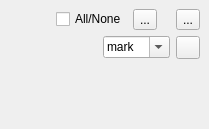
<?xml version="1.0" encoding="UTF-8"?>
<ui version="4.0">
 <class>SensorWidget</class>
 <widget class="QDockWidget" name="SensorWidget">
  <property name="geometry">
   <rect>
    <x>0</x>
    <y>0</y>
    <width>209</width>
    <height>129</height>
   </rect>
  </property>
  <property name="windowTitle">
   <string>Sensor System</string>
  </property>
  <widget class="QWidget" name="dockWidgetContents">
   <layout class="QHBoxLayout" name="horizontalLayout_2">
    <item>
     <spacer name="horizontalSpacer_4">
      <property name="orientation">
       <enum>Qt::Horizontal</enum>
      </property>
      <property name="sizeHint" stdset="0">
       <size>
        <width>40</width>
        <height>20</height>
       </size>
      </property>
     </spacer>
    </item>
    <item>
     <spacer name="horizontalSpacer_3">
      <property name="orientation">
       <enum>Qt::Horizontal</enum>
      </property>
      <property name="sizeHint" stdset="0">
       <size>
        <width>40</width>
        <height>20</height>
       </size>
      </property>
     </spacer>
    </item>
    <item>
     <layout class="QVBoxLayout" name="verticalLayout">
      <item>
       <layout class="QVBoxLayout" name="elementLayout"/>
      </item>
      <item>
       <layout class="QHBoxLayout" name="horizontalLayout">
        <property name="leftMargin">
         <number>20</number>
        </property>
        <item>
         <widget class="QCheckBox" name="allNoneBox">
          <property name="text">
           <string>All/None</string>
          </property>
          <property name="tristate">
           <bool>true</bool>
          </property>
         </widget>
        </item>
        <item>
         <widget class="QToolButton" name="exportTrace">
          <property name="toolTip">
           <string>Export selected items</string>
          </property>
          <property name="text">
           <string>...</string>
          </property>
          <property name="icon">
           <iconset resource="../images/images.qrc">
            <normaloff>:/SensorSystemGui/export.png</normaloff>:/SensorSystemGui/export.png</iconset>
          </property>
         </widget>
        </item>
        <item>
         <spacer name="horizontalSpacer_2">
          <property name="orientation">
           <enum>Qt::Horizontal</enum>
          </property>
          <property name="sizeType">
           <enum>QSizePolicy::Expanding</enum>
          </property>
          <property name="sizeHint" stdset="0">
           <size>
            <width>40</width>
            <height>20</height>
           </size>
          </property>
         </spacer>
        </item>
        <item>
         <widget class="QToolButton" name="toolButton">
          <property name="toolTip">
           <string>Add a sensor to the trace</string>
          </property>
          <property name="text">
           <string>...</string>
          </property>
          <property name="icon">
           <iconset resource="../images/images.qrc">
            <normaloff>:/SensorSystemGui/add.png</normaloff>:/SensorSystemGui/add.png</iconset>
          </property>
         </widget>
        </item>
       </layout>
      </item>
      <item>
       <layout class="QHBoxLayout" name="horizontalLayout_3">
        <item>
         <spacer name="horizontalSpacer">
          <property name="orientation">
           <enum>Qt::Horizontal</enum>
          </property>
          <property name="sizeType">
           <enum>QSizePolicy::Expanding</enum>
          </property>
          <property name="sizeHint" stdset="0">
           <size>
            <width>40</width>
            <height>20</height>
           </size>
          </property>
         </spacer>
        </item>
        <item>
         <widget class="QComboBox" name="markerValue">
          <property name="sizePolicy">
           <sizepolicy hsizetype="Expanding" vsizetype="Fixed">
            <horstretch>0</horstretch>
            <verstretch>0</verstretch>
           </sizepolicy>
          </property>
          <property name="editable">
           <bool>true</bool>
          </property>
          <item>
           <property name="text">
            <string>mark</string>
           </property>
          </item>
          <item>
           <property name="text">
            <string>start</string>
           </property>
          </item>
          <item>
           <property name="text">
            <string>stop</string>
           </property>
          </item>
         </widget>
        </item>
        <item>
         <widget class="QToolButton" name="addMarker">
          <property name="toolTip">
           <string>Add a marker with the current time to the sensor trace</string>
          </property>
          <property name="text">
           <string/>
          </property>
          <property name="icon">
           <iconset resource="../images/images.qrc">
            <normaloff>:/SensorSystemGui/page_edit.png</normaloff>:/SensorSystemGui/page_edit.png</iconset>
          </property>
         </widget>
        </item>
       </layout>
      </item>
      <item>
       <spacer name="verticalSpacer">
        <property name="orientation">
         <enum>Qt::Vertical</enum>
        </property>
        <property name="sizeHint" stdset="0">
         <size>
          <width>20</width>
          <height>40</height>
         </size>
        </property>
       </spacer>
      </item>
     </layout>
    </item>
   </layout>
  </widget>
 </widget>
 <resources>
  <include location="../images/images.qrc"/>
 </resources>
 <connections/>
</ui>
